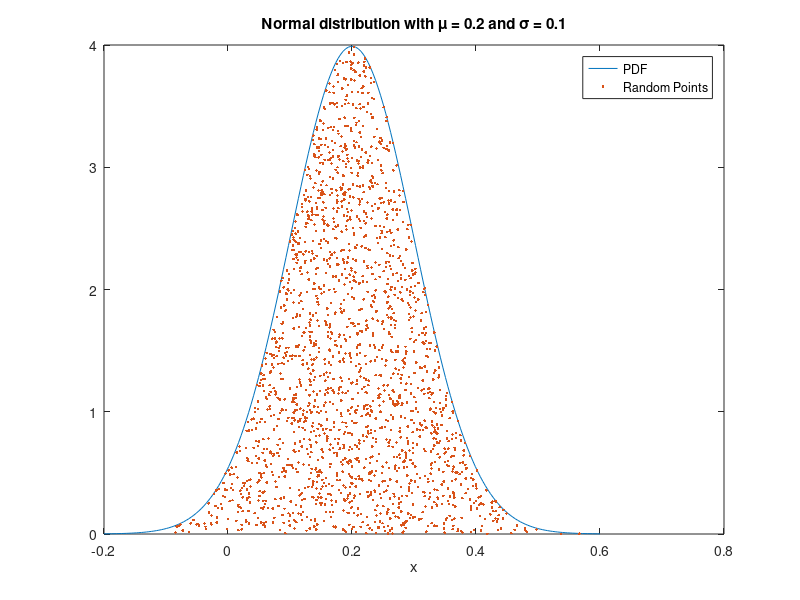

This chart was generated by the following MATLAB code:
%Box-Muller Random Number Generator
clear all

%% (a)

%Define parameters
mu = 0.2; % mean
sigma = 0.1; % standard deviation

%Calculate uniform random values
n=2000;
U1=rand(1,n);
U2=rand(1,n);

%Transform U1 U2 into two standard normal random numbers N1 N2
N1 = (sqrt(-2*log(U1))).*(cos(2*pi()*U2));
N2 = (sqrt(-2*log(U1))).*(sin(2*pi()*U2));

%Transformation to normal with mean mu and S.D sigma
N1 = mu + (sigma*N1);
N2 = mu + (sigma*N2);

%% (b)
%plotting the analytical probability density function fn(x)
a = -0.2; %left limit
b = 0.6; %right limit
x = linspace(a,b,200); %grid with 200 equal steps

%analytical normal PDF with x as an argument
f1 = 1/(sqrt(2*pi)*sigma)*exp(-((x-mu)/sigma).^2/2);

%analytical normal PDF with N2 as an argument
f2 = 1/(sqrt(2*pi)*sigma)*exp(-((N2-mu)/sigma).^2/2);
 
%New uniform random values
U=rand(1,n);

figure(1)
plot(x,f1); %plotting analytical PDF
hold on
plot(N2,f2.*U,'.'); %covering area underneeth with random points
xlabel('x') % label of the x axis
legend('PDF', 'Random Points')
title('Normal distribution with \mu = 0.2 and \sigma = 0.1')